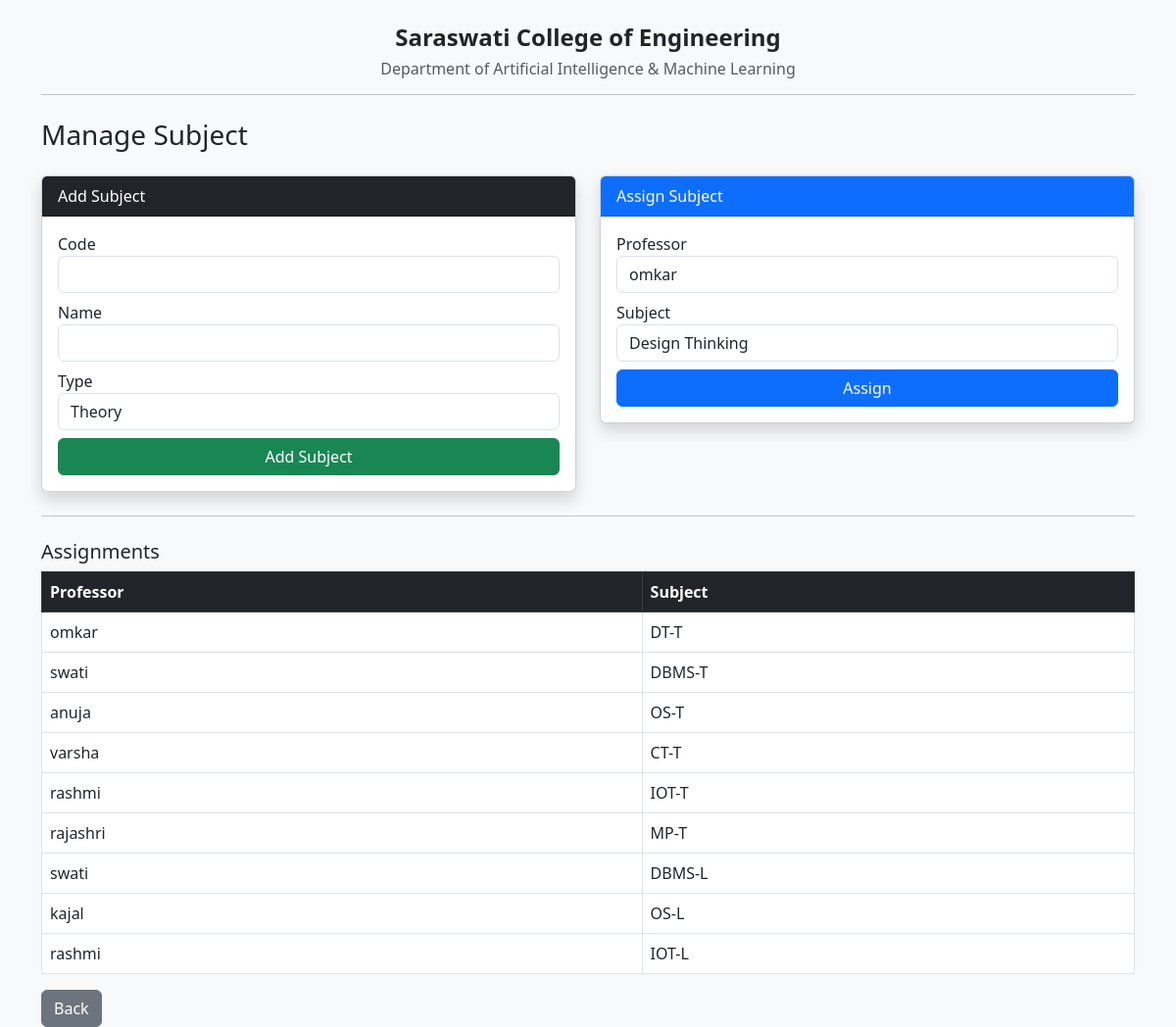
The page /manage_subject (signed in) on the database its author committed.
### models.py (models this page shows)
class ProfSubject(db.Model):
    id = db.Column(db.Integer, primary_key=True)
    professor = db.Column(db.String(50))
    subject_code = db.Column(db.String(10))

### app.py (the view, shortened to what this page needs)
@app.route("/manage_subject", methods=["GET","POST"])
def manage_subject():
    if session.get("role") != "admin":
        return redirect("/")
    professors = Professor.query.all()
    subjects = Subject.query.all()
    assignments = ProfSubject.query.all()
    return render_template(
        "manage_subject.html",
        professors=professors,
        subjects=subjects,
        assignments=assignments
    )

### templates/manage_subject.html (shortened to what this page needs)
<!DOCTYPE html>
<html>
<head>
<link href="https://cdn.jsdelivr.net/npm/bootstrap@5.3.0/dist/css/bootstrap.min.css" rel="stylesheet">
</head>
<body class="bg-light">
<div class="container mt-4">
<div class="text-center mb-4">
    <h4 class="fw-bold">Saraswati College of Engineering</h4>
    <h6 class="text-muted">Department of Artificial Intelligence & Machine Learning</h6>
    <hr>
</div>
<h3 class="mb-4">Manage Subject</h3>
<div class="row">
<div class="col-md-6">
<div class="card shadow">
<div class="card-header bg-dark text-white">
Add Subject
</div>
<div class="card-body">
<form method="POST">
<div class="mb-2">
<label>Code</label>
<input type="text" name="code" class="form-control" required>
</div>
<div class="mb-2">
<label>Name</label>
<input type="text" name="name" class="form-control" required>
</div>
<div class="mb-2">
<label>Type</label>
<select name="type" class="form-control">
<option>Theory</option>
</select>
</div>
<button class="btn btn-success w-100">
Add Subject
</button>
</form>
</div>
</div>
</div>
<div class="col-md-6">
<div class="card shadow">
<div class="card-header bg-primary text-white">
Assign Subject
</div>
<div class="card-body">
<form method="POST">
<div class="mb-2">
<label>Professor</label>
<select name="professor" class="form-control">
{% for p in professors %}
<option value="{{p.username}}">
{{p.username}}
</option>
{% endfor %}
</select>
</div>
<div class="mb-2">
<label>Subject</label>
<select name="subject_code" class="form-control">
{% for s in subjects %}
<option value="{{s.subject_code}}">
{{s.subject_name}}
</option>
{% endfor %}
</select>
</div>
<button class="btn btn-primary w-100">
Assign
</button>
</form>
</div>
</div>
</div>
</div>
<hr class="my-4">
<h5>Assignments</h5>
<table class="table table-bordered">
<thead class="table-dark">
<tr>
<th>Professor</th>
<th>Subject</th>
</tr>
</thead>
<tbody>
{% for a in assignments %}
<tr>
<td>{{a.professor}}</td>
<td>{{a.subject_code}}</td>
</tr>
{% endfor %}
</tbody>
</table>
<a href="/admin" class="btn btn-secondary">
Back
</a>
</div>
</body>
</html>

### rows shown on the page
ProfSubject: professor "omkar", subject_code "DT-T"
ProfSubject: professor "swati", subject_code "DBMS-T"
ProfSubject: professor "anuja", subject_code "OS-T"
ProfSubject: professor "varsha", subject_code "CT-T"
ProfSubject: professor "rashmi", subject_code "IOT-T"
ProfSubject: professor "rajashri", subject_code "MP-T"
ProfSubject: professor "swati", subject_code "DBMS-L"
ProfSubject: professor "kajal", subject_code "OS-L"
ProfSubject: professor "rashmi", subject_code "IOT-L"

### other values the page prints
form field professor "omkar"
form field subject_code "Design Thinking"
